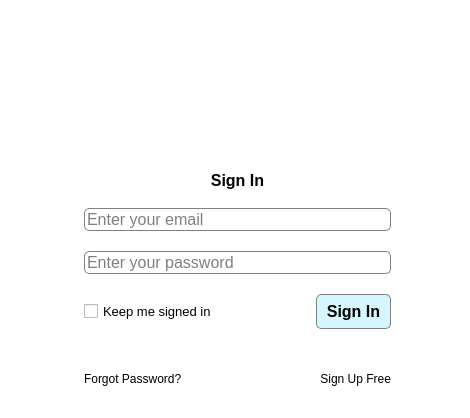
<?xml version="1.0" encoding="UTF-8"?>
<ui version="4.0">
 <class>MainWindow</class>
 <widget class="QMainWindow" name="MainWindow">
  <property name="geometry">
   <rect>
    <x>0</x>
    <y>0</y>
    <width>470</width>
    <height>418</height>
   </rect>
  </property>
  <property name="palette">
   <palette>
    <active>
     <colorrole role="Base">
      <brush brushstyle="SolidPattern">
       <color alpha="255">
        <red>255</red>
        <green>255</green>
        <blue>255</blue>
       </color>
      </brush>
     </colorrole>
     <colorrole role="Window">
      <brush brushstyle="SolidPattern">
       <color alpha="255">
        <red>255</red>
        <green>255</green>
        <blue>255</blue>
       </color>
      </brush>
     </colorrole>
    </active>
    <inactive>
     <colorrole role="Base">
      <brush brushstyle="SolidPattern">
       <color alpha="255">
        <red>255</red>
        <green>255</green>
        <blue>255</blue>
       </color>
      </brush>
     </colorrole>
     <colorrole role="Window">
      <brush brushstyle="SolidPattern">
       <color alpha="255">
        <red>255</red>
        <green>255</green>
        <blue>255</blue>
       </color>
      </brush>
     </colorrole>
    </inactive>
    <disabled>
     <colorrole role="Base">
      <brush brushstyle="SolidPattern">
       <color alpha="255">
        <red>255</red>
        <green>255</green>
        <blue>255</blue>
       </color>
      </brush>
     </colorrole>
     <colorrole role="Window">
      <brush brushstyle="SolidPattern">
       <color alpha="255">
        <red>255</red>
        <green>255</green>
        <blue>255</blue>
       </color>
      </brush>
     </colorrole>
    </disabled>
   </palette>
  </property>
  <property name="windowTitle">
   <string>MainWindow</string>
  </property>
  <property name="styleSheet">
   <string notr="true">QLineEdit {
 border-radius: 5px;
border: 0.5px solid gray;
}

QPushButton{
border-radius:5px;
background-color: #d5f6ff;
border: 0.5px solid gray;
}

QPushButton::hover {
background-color: #befeff
}</string>
  </property>
  <widget class="QWidget" name="centralwidget">
   <layout class="QVBoxLayout" name="verticalLayout">
    <item>
     <layout class="QVBoxLayout" name="logo_vbox">
      <property name="sizeConstraint">
       <enum>QLayout::SetMaximumSize</enum>
      </property>
      <property name="bottomMargin">
       <number>7</number>
      </property>
      <item alignment="Qt::AlignHCenter">
       <widget class="QLabel" name="logo">
        <property name="maximumSize">
         <size>
          <width>150</width>
          <height>150</height>
         </size>
        </property>
        <property name="text">
         <string/>
        </property>
        <property name="pixmap">
         <pixmap>logo_transparent_background.png</pixmap>
        </property>
        <property name="scaledContents">
         <bool>true</bool>
        </property>
        <property name="alignment">
         <set>Qt::AlignCenter</set>
        </property>
       </widget>
      </item>
      <item>
       <layout class="QHBoxLayout" name="Sign_in_title">
        <property name="sizeConstraint">
         <enum>QLayout::SetMinimumSize</enum>
        </property>
        <property name="leftMargin">
         <number>75</number>
        </property>
        <property name="topMargin">
         <number>0</number>
        </property>
        <property name="rightMargin">
         <number>70</number>
        </property>
        <item>
         <widget class="QLabel" name="sign_in">
          <property name="maximumSize">
           <size>
            <width>16777215</width>
            <height>30</height>
           </size>
          </property>
          <property name="font">
           <font>
            <family>Segoe UI Symbol</family>
            <pointsize>12</pointsize>
            <weight>75</weight>
            <bold>true</bold>
           </font>
          </property>
          <property name="text">
           <string>Sign In</string>
          </property>
          <property name="alignment">
           <set>Qt::AlignCenter</set>
          </property>
         </widget>
        </item>
       </layout>
      </item>
     </layout>
    </item>
    <item>
     <layout class="QVBoxLayout" name="email_pw_vbox">
      <property name="spacing">
       <number>20</number>
      </property>
      <property name="leftMargin">
       <number>75</number>
      </property>
      <property name="topMargin">
       <number>0</number>
      </property>
      <property name="rightMargin">
       <number>70</number>
      </property>
      <item>
       <widget class="QLineEdit" name="email_input">
        <property name="font">
         <font>
          <pointsize>12</pointsize>
         </font>
        </property>
        <property name="placeholderText">
         <string>Enter your email</string>
        </property>
       </widget>
      </item>
      <item>
       <widget class="QLineEdit" name="password_input">
        <property name="enabled">
         <bool>true</bool>
        </property>
        <property name="font">
         <font>
          <pointsize>12</pointsize>
         </font>
        </property>
        <property name="echoMode">
         <enum>QLineEdit::Password</enum>
        </property>
        <property name="placeholderText">
         <string>Enter your password</string>
        </property>
       </widget>
      </item>
      <item>
       <layout class="QHBoxLayout" name="sign_in_button_hbox">
        <property name="spacing">
         <number>10</number>
        </property>
        <item>
         <widget class="QCheckBox" name="keep_signed_in">
          <property name="font">
           <font>
            <family>Segoe UI Symbol</family>
            <pointsize>10</pointsize>
           </font>
          </property>
          <property name="text">
           <string>Keep me signed in</string>
          </property>
         </widget>
        </item>
        <item>
         <widget class="QPushButton" name="Sign_in_button">
          <property name="minimumSize">
           <size>
            <width>75</width>
            <height>35</height>
           </size>
          </property>
          <property name="maximumSize">
           <size>
            <width>75</width>
            <height>35</height>
           </size>
          </property>
          <property name="font">
           <font>
            <family>Segoe UI Symbol</family>
            <pointsize>12</pointsize>
            <weight>75</weight>
            <bold>true</bold>
           </font>
          </property>
          <property name="text">
           <string>Sign In</string>
          </property>
         </widget>
        </item>
       </layout>
      </item>
      <item>
       <layout class="QHBoxLayout" name="horizontalLayout_2">
        <property name="leftMargin">
         <number>0</number>
        </property>
        <item>
         <widget class="QLabel" name="forgot_password">
          <property name="font">
           <font>
            <family>Segoe UI Symbol</family>
            <pointsize>9</pointsize>
           </font>
          </property>
          <property name="text">
           <string>Forgot Password?</string>
          </property>
         </widget>
        </item>
        <item>
         <widget class="QLabel" name="sign_up_free">
          <property name="font">
           <font>
            <family>Segoe UI Symbol</family>
            <pointsize>9</pointsize>
           </font>
          </property>
          <property name="text">
           <string>Sign Up Free</string>
          </property>
          <property name="alignment">
           <set>Qt::AlignRight|Qt::AlignTrailing|Qt::AlignVCenter</set>
          </property>
         </widget>
        </item>
       </layout>
      </item>
     </layout>
    </item>
   </layout>
  </widget>
 </widget>
 <resources/>
 <connections/>
</ui>
